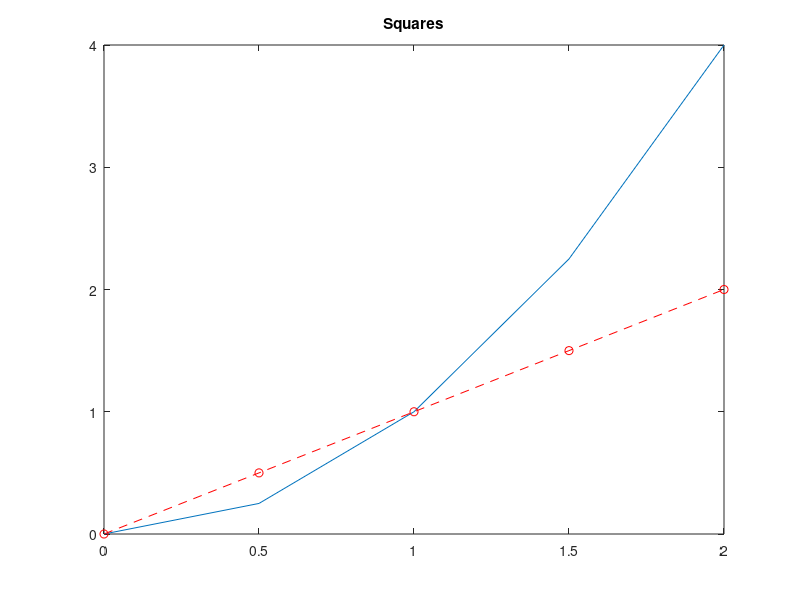

Source code (MATLAB):
% How a graphics object shows in the command window
x = linspace(0, 2, 5);
h = plot(x, x.^2);
ax = gca;
ax
h
title('Squares');
ax
hold on;
h2 = plot(x, x, 'r--o', 'DisplayName', 'line');
h2
clear x ax
